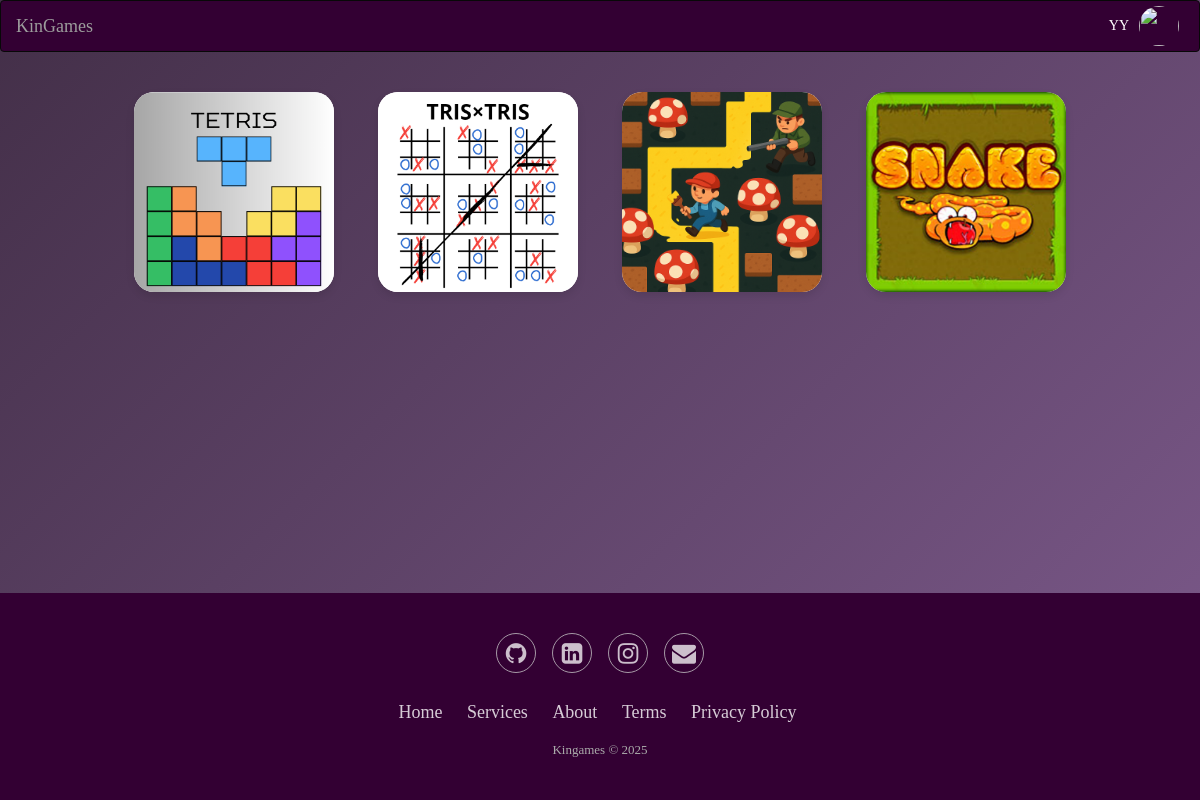
The page /giochi.php?lang=en (signed in) on the database its author committed.
### tables this page shows
CREATE TABLE `giochi` (
  `ID` int(1) NOT NULL,
  `Nome` varchar(20) NOT NULL,
  `Numero_Giocatori` int(1) NOT NULL
);

### giochi.php (the view, shortened to what this page needs)
<?php
include 'menu.php';
?>
<!DOCTYPE html>
<html lang="it">
    <head>
</head>
<body>
    <div class="centro">
        <?php
        $conn = new mysqli('localhost','root','', 'kingame');
        $sql = "SELECT * FROM `giochi`";
        $result = $conn->query($sql);
        if ($result->num_rows > 0){
            while($row = $result->fetch_assoc()){
                echo    "<div class='contenitore' data-name='".$row["Nome"]."'>
                        <h3>".$row["Nome"]."</h3>
                        <form method='POST' action='MultiplayerSystem/CreaStanza.php'>
                            <input type='hidden' name='tipo' value='crea'>
                            <input type='hidden' name='gioco' value='".$row["ID"]."'>
                            <input type='hidden' name='numero' value='".$row["Numero_Giocatori"]."'>
                            <input type='submit' value='crea stanza'>
                        </form>
                        <form method='POST' action='MultiplayerSystem/AggiungiStanza.php'>
                            <input type='submit' value='aggiungi'>
                        </form>
                        <div class='".$row["Nome"]." mask'></div>
                    </div>";
            }
        }
    ?>
    </div>
<?php include 'footer.php'; ?>
</body>
</html>

### menu.php (style rules this page uses)
body { background: linear-gradient(-45deg, #6c4675, #503459, #7d5a8c, #432f48); background-size: 400% 400%; animation: gradientAnimation 10s ease infinite; color: white; text-align: center; font-family: 'Gochi Hand', cursive; }

### giochi.php (style rules this page uses)
.centro { display: flex; flex-direction: row; justify-content: center; align-items: center; gap: 4px; }
.contenitore { position: relative; width: 200px; height: 200px; background-color: #fff; border-radius: 20px; margin: 20px; box-shadow: 0 4px 8px rgba(0, 0, 0, 0.1); transition: transform 0.3s ease; cursor: pointer; display: grid; justify-content: center; align-items: center; overflow: hidden; background-size: cover; background-position: center; box-sizing: border-box; padding: 2%; }
.mask { position: absolute; top: 0; left: 0; z-index: 99; height: 100%; width: 100%; }
.tetris { background-image: url('Grafiche videogiochi/screenshot tetris.png'); background-size: cover; background-position: center; }
.tristris { background-image: url('Grafiche videogiochi/screenshotTrisTris.png'); background-size: cover; background-position: center; }
.cacciatore { background-image: url('Grafiche videogiochi/screenshotcacciatore.png'); background-size: cover; background-position: center; }
.snake { background-image: url('Grafiche videogiochi/snake.png'); background-size: cover; background-position: center; }
body { background: linear-gradient(-45deg, #6c4675, #503459, #7d5a8c, #432f48); background-size: 400% 400%; animation: gradientAnimation 10s ease infinite; }

### rows shown on the page
giochi: shows a picture
giochi: shows a picture
giochi: shows a picture
giochi: shows a picture

### other values the page prints
$_SESSION["nickname"] "YY"
